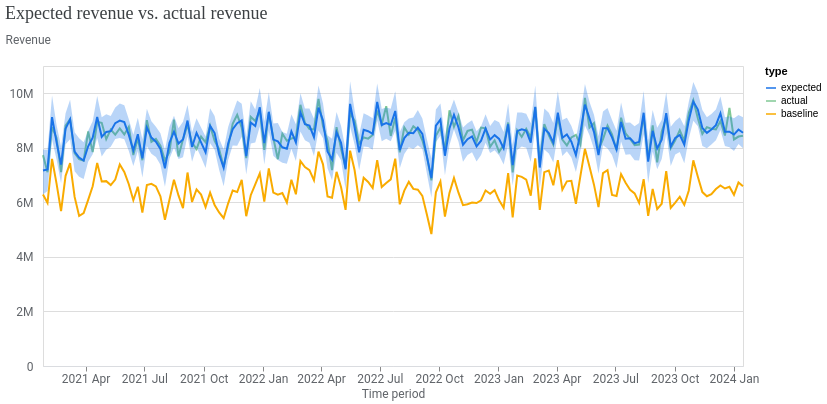

Here is the notebook cell this chart was saved with:
### Markdown cell above
2\. Assess the model's fit by comparing the expected sales against the actual sales.

### Code cell
model_fit = visualizer.ModelFit(mmm)
model_fit.plot_model_fit()

### Figure 1 — Vega-Lite specification as saved in the notebook (floating-point values rounded to 4 significant figures; data arrays with more than 128 entries replaced by an {"elided": "..."} marker saying what was removed)
{"config": {"view": {"continuousWidth": 300, "continuousHeight": 300}, "axis": {"labelColor": "#5F6368", "labelFont": "Roboto", "labelFontSize": 12, "titleColor": "#5F6368", "titleFont": "Roboto", "titleFontSize": 12, "titleFontWeight": "normal"}}, "layer": [{"mark": {"type": "line"}, "encoding": {"color": {"field": "type", "scale": {"domain": ["expected", "actual", "baseline"], "range": ["#1A73E8", "#81C995", "#F9AB00"]}, "type": "nominal"}, "x": {"axis": {"domainColor": "#DADCE0", "format": "%Y %b", "grid": false, "tickCount": 8}, "field": "time", "title": "Time period", "type": "temporal"}, "y": {"axis": {"domain": false, "labelExpr": "replace(format(datum.value, '.3~s'), 'G', 'B')", "labelPadding": 10, "tickCount": 5, "ticks": false, "titleAlign": "left", "titleAngle": 0, "titleY": -20}, "field": "mean", "title": "Revenue", "type": "quantitative"}}}, {"mark": {"type": "rule", "opacity": 0}, "encoding": {"opacity": {"condition": {"param": "param_1", "value": 0.3, "empty": false}, "value": 0}, "tooltip": [{"field": "time", "title": "Time period", "type": "temporal"}, {"field": "expected", "format": ",.0f", "title": "Expected", "type": "quantitative"}, {"field": "actual", "format": ",.0f", "title": "Actual", "type": "quantitative"}, {"field": "baseline", "format": ",.0f", "title": "Baseline", "type": "quantitative"}], "x": {"field": "time", "type": "temporal"}}, "name": "view_1", "transform": [{"pivot": "type", "value": "mean", "groupby": ["time"]}]}, {"mark": {"type": "circle", "filled": false, "size": 36}, "encoding": {"color": {"field": "type", "legend": null, "scale": {"domain": ["expected", "actual", "baseline"], "range": ["#1A73E8", "#81C995", "#F9AB00"]}, "type": "nominal"}, "opacity": {"condition": {"param": "param_1", "value": 1, "empty": false}, "value": 0}, "x": {"field": "time", "type": "temporal"}, "y": {"field": "mean", "type": "quantitative"}}}, {"mark": {"type": "area", "opacity": 0.3}, "encoding": {"color": {"field": "type", "legend": null, "scale": {"domain": ["expected"], "range": ["#1A73E8"]}, "type": "nominal"}, "x": {"field": "time", "type": "temporal"}, "y": {"field": "ci_hi", "type": "quantitative"}, "y2": {"field": "ci_lo"}}}], "data": {"name": "data-4de62322db4016ec6653e5bf314a83fa"}, "params": [{"name": "param_1", "select": {"type": "point", "clear": "pointerout", "fields": ["time"], "nearest": true, "on": "pointerover"}, "views": ["view_1"]}], "resolve": {"scale": {"color": "independent"}}, "title": {"text": "Expected revenue vs. actual revenue", "anchor": "start", "color": "#3C4043", "font": "Google Sans Display", "fontSize": 18, "fontWeight": "normal", "offset": 10}, "width": 700, "$schema": "https://vega.github.io/schema/vega-lite/v5.20.1.json", "datasets": {"data-4de62322db4016ec6653e5bf314a83fa": {"elided": "468 records"}}}
